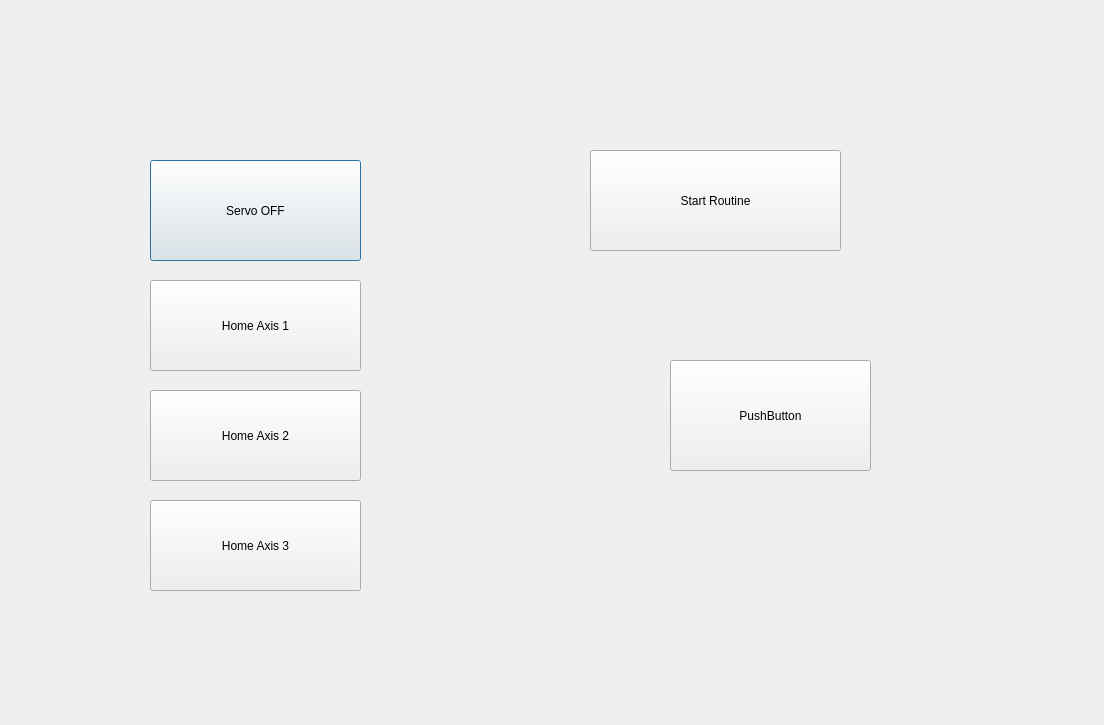
<?xml version="1.0" encoding="UTF-8"?>
<ui version="4.0">
 <class>Dialog</class>
 <widget class="QDialog" name="Dialog">
  <property name="geometry">
   <rect>
    <x>0</x>
    <y>0</y>
    <width>1104</width>
    <height>725</height>
   </rect>
  </property>
  <property name="windowTitle">
   <string>Dialog</string>
  </property>
  <widget class="QPushButton" name="pushButtonON">
   <property name="geometry">
    <rect>
     <x>150</x>
     <y>160</y>
     <width>211</width>
     <height>101</height>
    </rect>
   </property>
   <property name="text">
    <string>Servo OFF</string>
   </property>
  </widget>
  <widget class="QPushButton" name="pushButtonHA1">
   <property name="geometry">
    <rect>
     <x>150</x>
     <y>280</y>
     <width>211</width>
     <height>91</height>
    </rect>
   </property>
   <property name="text">
    <string>Home Axis 1</string>
   </property>
  </widget>
  <widget class="QPushButton" name="pushButtonHA2">
   <property name="geometry">
    <rect>
     <x>150</x>
     <y>390</y>
     <width>211</width>
     <height>91</height>
    </rect>
   </property>
   <property name="text">
    <string>Home Axis 2</string>
   </property>
  </widget>
  <widget class="QPushButton" name="pushButtonHA3">
   <property name="geometry">
    <rect>
     <x>150</x>
     <y>500</y>
     <width>211</width>
     <height>91</height>
    </rect>
   </property>
   <property name="text">
    <string>Home Axis 3</string>
   </property>
  </widget>
  <widget class="QPushButton" name="pushButtonStart">
   <property name="geometry">
    <rect>
     <x>590</x>
     <y>150</y>
     <width>251</width>
     <height>101</height>
    </rect>
   </property>
   <property name="text">
    <string>Start Routine</string>
   </property>
  </widget>
  <widget class="QPushButton" name="pushButton">
   <property name="geometry">
    <rect>
     <x>670</x>
     <y>360</y>
     <width>201</width>
     <height>111</height>
    </rect>
   </property>
   <property name="text">
    <string>PushButton</string>
   </property>
  </widget>
 </widget>
 <layoutdefault spacing="6" margin="11"/>
 <resources/>
 <connections/>
</ui>
